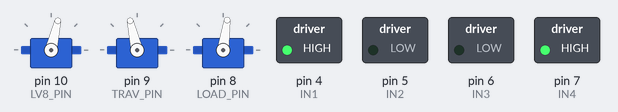
This sketch was run on a simulated Arduino Uno, built with avr-gcc and run on an emulated ATmega328P. Shown: 3 × servo, switched loads named in the sketch (green lamp = pin HIGH).

Above: at 0.15 s.
At 0.76 s:
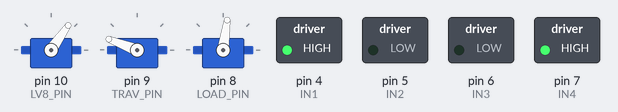
At 4.5 s:
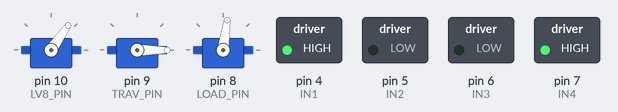
At 9.63 s:
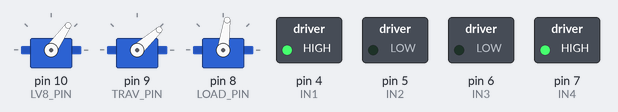
At 14.68 s:
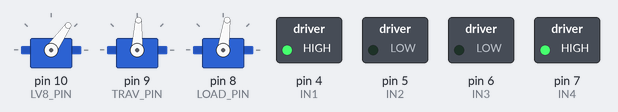
At 25.1 s:
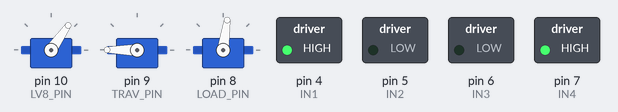
Timing chart, 0 to 26.6 s (numbered marks = the images above):
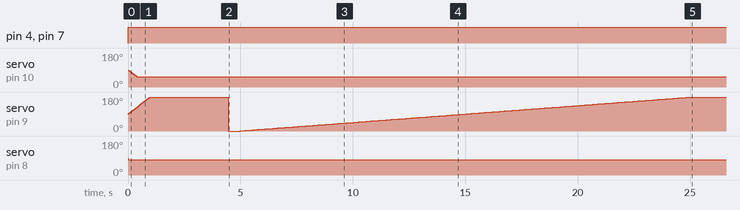

Measured:
- by itself, pin 4 (IN1), pin 7 (IN4): LOW → HIGH at 0.00 s
- by itself, servo on pin 10 (LV8_PIN): moves from 90° to 55° over 0.37 s
- by itself, servo on pin 8 (LOAD_PIN): 90° → 82° at 0.01 s

The sketch:

controller_slave_code.ino
```cpp
#include <Wire.h>
#include <Servo.h>
#define SLAVE_ADDRESS 0x08

#define TRAV_PIN 9
#define LV8_PIN 10
#define LOAD_PIN 8
#define MOT_A1_PIN 4
#define MOT_A2_PIN 5
#define MOT_B1_PIN 6
#define MOT_B2_PIN 7

// Definitions Arduino pins connected to input H Bridge
int IN1 = 4; //in 1 & 2 control out 1 & 2 (motor on same side of in pins)
int IN2 = 5;
int IN3 = 6; //ditto for in 3 & 4 and out 3 & 4
int IN4 = 7;
int ls_x_last = 0;
int ls_y_last = 0;
int rs_x_last = 0;
int rs_y_last = 0;
int lt_last = 0;
int rt_last = 0;
int traverseSpeed = 90;
int elevateSpeed = 90;

byte data_to_echo = 0;
int state = 0;

Servo lv8;
Servo traverse;
Servo autoloader;

void setup()
{
  lv8.attach(LV8_PIN);
  traverse.attach(TRAV_PIN);
  autoloader.attach(LOAD_PIN);
  Wire.begin(SLAVE_ADDRESS);
  Wire.onReceive(receiveData);
  Wire.onRequest(sendData);
  pinMode(IN1, OUTPUT);
  pinMode(IN2, OUTPUT);
  pinMode(IN3, OUTPUT);
  pinMode(IN4, OUTPUT);


}

void loop() {
  int rightServoSpeed = (ls_y_last * 4) - 255;
  int leftServoSpeed = (ls_y_last * 4) - 255;
  bool loadOn = (rt_last > 40);
  rightServoSpeed = rightServoSpeed + 1.2 * (ls_x_last - 64);
  leftServoSpeed = leftServoSpeed - 1.2 * (ls_x_last - 64);
  //leftServoSpeed = 0;
  //rightServoSpeed = 0;
  leftServoSpeed = -1 * leftServoSpeed;
  spin_and_wait(rightServoSpeed, leftServoSpeed, 10); // sets speed for 0.01 sec
  if (rs_x_last > 88) {
    traverseSpeed--;
    if (traverseSpeed >= 180) {
      traverseSpeed = 180;
    }
  } else if (rs_x_last < 40) {
    traverseSpeed++;
    if (traverseSpeed <= 0) {
      traverseSpeed = 0;
    }
  }
  if (rs_y_last > 88) {
    elevateSpeed++;
    if (elevateSpeed >= 130) {
      elevateSpeed = 130;
    }
  } else if (rs_y_last < 40) {
    elevateSpeed--;
    if (elevateSpeed <= 55) {
      elevateSpeed = 55;
    }
  }
  if (loadOn) {
    autoloader.write(180);
  } else {
    autoloader.write(82);
  }
  lv8.write(elevateSpeed);
  traverse.write(traverseSpeed);
}

void spin_and_wait(int pwm_A, int pwm_B, int duration)
{
  set_motor_currents(pwm_A, pwm_B);
  delay(duration);
}

void set_motor_currents(int pwm_A, int pwm_B)
{
  set_motor_pwm(pwm_A, MOT_A1_PIN, MOT_A2_PIN);
  set_motor_pwm(pwm_B, MOT_B1_PIN, MOT_B2_PIN);

  // Print a status message to the console.
  Serial.print("Set motor A PWM = ");
  Serial.print(pwm_A);
  Serial.print(" motor B PWM = ");
  Serial.println(pwm_B);
}

void set_motor_pwm(int pwm, int IN1_PIN, int IN2_PIN)
{
  if (pwm < 0) {  // reverse speeds
    analogWrite(IN1_PIN, -pwm);
    digitalWrite(IN2_PIN, LOW);

  } else { // stop or forward
    digitalWrite(IN1_PIN, LOW);
    analogWrite(IN2_PIN, pwm);
  }
}


void receiveData(int bytecount)
{
  for (int i = 0; i < bytecount; i++) {
    data_to_echo = Wire.read();
  }
  if (state == 1) {
    ls_x_last = data_to_echo;
    state++;
  } else if (state == 2) {
    ls_y_last = data_to_echo;
    state++;
  } else if (state == 3) {
    rs_x_last = data_to_echo;
    state++;
  } else if (state == 4) {
    rs_y_last = data_to_echo;
    state++;
  } else if (state == 5) {
    rt_last = data_to_echo;
    state = 0;
  } else if ((state == 0) && (data_to_echo == 255)) {
    state++;
  }
  Serial.println(state);
  Serial.print(" ");
  Serial.print(data_to_echo);
}

void sendData()
{
  Wire.write(data_to_echo);
}
```
